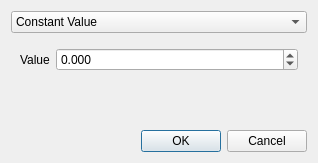
<?xml version="1.0" encoding="UTF-8"?>
<ui version="4.0">
 <class>SimulatedReaderDialogForm</class>
 <widget class="QDialog" name="SimulatedReaderDialogForm">
  <property name="geometry">
   <rect>
    <x>0</x>
    <y>0</y>
    <width>318</width>
    <height>163</height>
   </rect>
  </property>
  <property name="sizePolicy">
   <sizepolicy hsizetype="Minimum" vsizetype="Preferred">
    <horstretch>0</horstretch>
    <verstretch>1</verstretch>
   </sizepolicy>
  </property>
  <property name="windowTitle">
   <string>Dialog</string>
  </property>
  <layout class="QVBoxLayout" name="verticalLayout">
   <item>
    <widget class="QComboBox" name="graphType">
     <item>
      <property name="text">
       <string>Constant Value</string>
      </property>
     </item>
     <item>
      <property name="text">
       <string>Sinusoidal Wave</string>
      </property>
     </item>
    </widget>
   </item>
   <item>
    <widget class="QStackedWidget" name="configStackedWidget">
     <property name="sizePolicy">
      <sizepolicy hsizetype="Minimum" vsizetype="Minimum">
       <horstretch>0</horstretch>
       <verstretch>0</verstretch>
      </sizepolicy>
     </property>
     <property name="currentIndex">
      <number>0</number>
     </property>
     <widget class="QWidget" name="constantVariables">
      <layout class="QFormLayout" name="formLayout_2">
       <item row="0" column="0">
        <widget class="QLabel" name="label">
         <property name="text">
          <string>Value</string>
         </property>
        </widget>
       </item>
       <item row="0" column="1">
        <widget class="QDoubleSpinBox" name="constantValue">
         <property name="decimals">
          <number>3</number>
         </property>
         <property name="minimum">
          <double>-1000.000000000000000</double>
         </property>
         <property name="maximum">
          <double>1000.000000000000000</double>
         </property>
        </widget>
       </item>
      </layout>
     </widget>
     <widget class="QWidget" name="sinusoidalVariables">
      <layout class="QFormLayout" name="formLayout">
       <item row="0" column="0">
        <widget class="QLabel" name="label_2">
         <property name="text">
          <string>Amplitude</string>
         </property>
        </widget>
       </item>
       <item row="0" column="1">
        <widget class="QDoubleSpinBox" name="sinusoidalAmplitude">
         <property name="decimals">
          <number>3</number>
         </property>
         <property name="minimum">
          <double>0.001000000000000</double>
         </property>
         <property name="maximum">
          <double>1000.000000000000000</double>
         </property>
         <property name="value">
          <double>1.000000000000000</double>
         </property>
        </widget>
       </item>
       <item row="1" column="0">
        <widget class="QLabel" name="label_3">
         <property name="text">
          <string>Frequency (Hz)</string>
         </property>
        </widget>
       </item>
       <item row="1" column="1">
        <widget class="QSpinBox" name="sinusoidalFrequency">
         <property name="minimum">
          <number>1</number>
         </property>
         <property name="maximum">
          <number>1000000</number>
         </property>
        </widget>
       </item>
      </layout>
     </widget>
    </widget>
   </item>
   <item>
    <widget class="QDialogButtonBox" name="buttonBox">
     <property name="orientation">
      <enum>Qt::Orientation::Horizontal</enum>
     </property>
     <property name="standardButtons">
      <set>QDialogButtonBox::StandardButton::Cancel|QDialogButtonBox::StandardButton::Ok</set>
     </property>
    </widget>
   </item>
  </layout>
 </widget>
 <resources/>
 <connections>
  <connection>
   <sender>buttonBox</sender>
   <signal>accepted()</signal>
   <receiver>SimulatedReaderDialogForm</receiver>
   <slot>accept()</slot>
   <hints>
    <hint type="sourcelabel">
     <x>248</x>
     <y>254</y>
    </hint>
    <hint type="destinationlabel">
     <x>157</x>
     <y>274</y>
    </hint>
   </hints>
  </connection>
  <connection>
   <sender>buttonBox</sender>
   <signal>rejected()</signal>
   <receiver>SimulatedReaderDialogForm</receiver>
   <slot>reject()</slot>
   <hints>
    <hint type="sourcelabel">
     <x>316</x>
     <y>260</y>
    </hint>
    <hint type="destinationlabel">
     <x>286</x>
     <y>274</y>
    </hint>
   </hints>
  </connection>
 </connections>
</ui>
